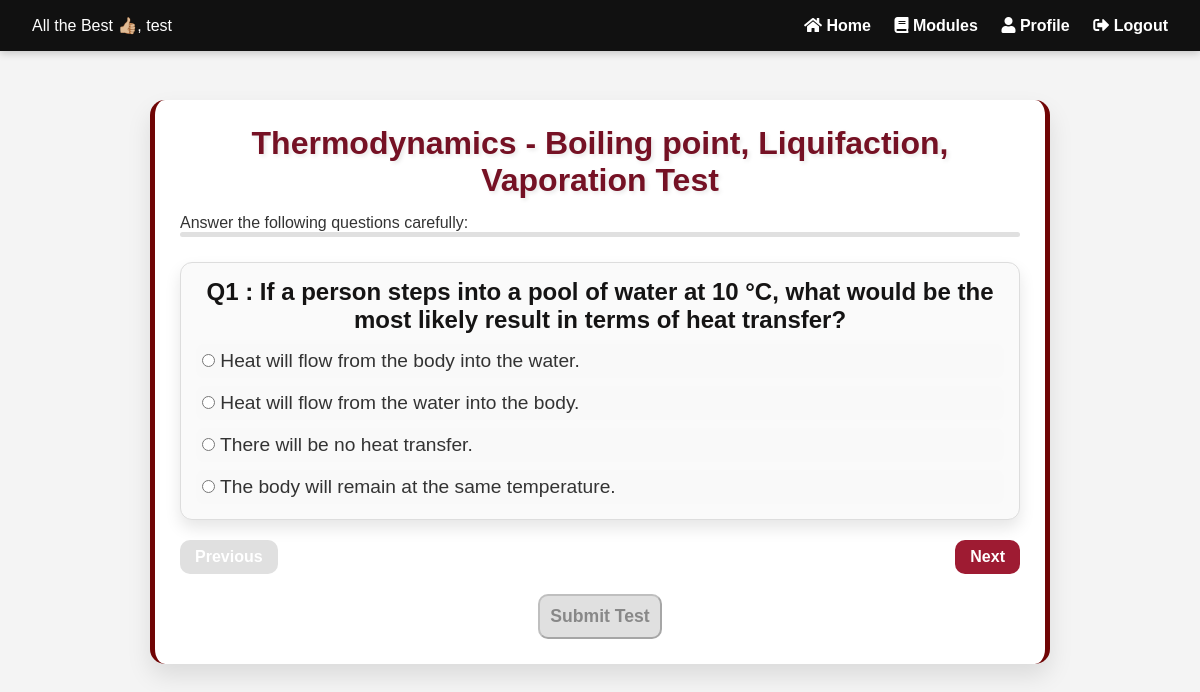
The app's page /test/1/2/ (signed in) with its own data.
### my_app/models.py (models this page shows, shortened)
class Student(models.Model):
    student_id = models.AutoField(primary_key=True)
    user = models.OneToOneField(User, on_delete=models.CASCADE)
    uga_id = models.CharField(max_length=20, blank=True, null=True)
    first_name = models.CharField(max_length=30)
    last_name = models.CharField(max_length=30)
    class_level = models.CharField(max_length=50, choices=[
        ('5th Grade', '5th Grade'),
        ('6th Grade', '6th Grade'),
        ('7th Grade', '7th Grade'),
        ('8th Grade', '8th Grade'),
        ('9th Grade', '9th Grade'),
        ('10th Grade', '10th Grade'),
        ('11th Grade', '11th Grade'),
        ('12th Grade', '12th Grade'),
        ('College Undergraduate', 'College Undergraduate'),
        ('Other', 'Other'),
    ])
    date_joined = models.DateTimeField(auto_now_add=True)
    GENDER_CHOICES = [
        ('female', 'Female'),
        ('male', 'Male'),
        ('non_binary', 'Non Binary'),
        ('prefer_not_to_answer', 'Prefer Not to Answer')
    ]
    gender = models.CharField(max_length=20, choices=GENDER_CHOICES, blank=True, null=True)
    ENGLISH_FIRST_LANGUAGE_CHOICES = [
        ('Yes', 'Yes'),
        ('No', 'No')
    ]
    is_english_first_language = models.CharField(max_length=3, choices=ENGLISH_FIRST_LANGUAGE_CHOICES, blank=True,
                                                 null=True)
    SCIENCE_EXPERIENCE_CHOICES = [
        ('A_grades', 'Science is one of my best subjects and I usually make A\'s in that class.'),
        ('ok_grades', 'Science is OK, my grades are alright, but it is not my favorite subject.'),
        ('find_difficult',
         'I find science very difficult, I do the best I can, but would like to earn better grades than I do.')
    ]
    science_experience = models.CharField(max_length=100, choices=SCIENCE_EXPERIENCE_CHOICES, blank=True, null=True)
    RACE_CHOICES = [
        ('white', 'White'),
        ('hispanic', 'Hispanic, Latino, or Spanish origin'),
        ('black', 'Black or African American'),
        ('asian', 'Asian'),
        ('american_indian', 'American Indian or Alaska Native'),
        ('middle_eastern', 'Middle Eastern or North African'),
        ('native_hawaiian', 'Native Hawaiian or Other Pacific Islander'),
        ('other_race', 'Some other race, ethnicity, or origin'),
        ('prefer_not_to_answer', 'Prefer not to answer')
    ]
    race = models.ManyToManyField('Race', blank=True)
    can_take_experimental_test = models.BooleanField(default=False)

class Topic(models.Model):
    topic_id = models.AutoField(primary_key=True)
    topic_name = models.CharField(max_length=30)
    topic_order = models.IntegerField()

class Subtopic(models.Model):
    topic = models.ForeignKey(Topic, related_name="subtopics", on_delete=models.CASCADE)
    subtopic_id = models.AutoField(primary_key=True)
    subtopic_name = models.CharField(max_length=255)
    subtopic_order_number = models.IntegerField()

class Question(models.Model):
    question_id = models.AutoField(primary_key=True)
    question_text = models.TextField()
    topic = models.ForeignKey(Topic, related_name="questions", on_delete=models.CASCADE)
    subtopic = models.ForeignKey(Subtopic, related_name="questions", on_delete=models.CASCADE)
    assigned_at = models.IntegerField(choices=[(0, 'Before Assignment'), (1, 'After Assignment')], default=0)
    difficulty_level = models.CharField(max_length=15, choices=[
        ('Beginner', 'Beginner'),
        ('Intermediate', 'Intermediate'),
        ('Advanced', 'Advanced'),
    ])

class Option(models.Model):
    option_id = models.AutoField(primary_key=True)
    question = models.ForeignKey(Question, on_delete=models.CASCADE, related_name="options")
    option_text = models.CharField(max_length=255)
    is_correct = models.BooleanField(default=False)

### my_app/views.py (the view)
# urls.py: path('test/<int:topic_id>/<int:subtopic_id>/', test_view, name='test'),
@login_required
def test_view(request, topic_id, subtopic_id):
    student = get_object_or_404(Student, user=request.user)
    if not student.can_take_experimental_test:
        topic = get_object_or_404(Topic, topic_id=topic_id)
        subtopic = get_object_or_404(Subtopic, subtopic_id=subtopic_id, topic=topic)
        module = VideoModule.objects.filter(topic=topic).first()
        if not module:
            return HttpResponse("No associated module found for this topic.", status=400)
        student_progress = Progress.objects.filter(
            student=student,
            current_subtopic=subtopic
        ).first()
        if not student_progress:
            return HttpResponse("Progress record not found. Ensure progress is created in the module view.", status=400)
        load_video_link = not student_progress.video_watched
        if student_progress.video_watched and student_progress.score_before is not None:
            assigned_value = 1
        else:
            assigned_value = 0
        questions = Question.objects.filter(topic=topic, subtopic=subtopic, assigned_at=assigned_value)
        context = {
            'topic': topic,
            'subtopic': subtopic,
            'questions': questions,
            'username': request.user.student.first_name,
            'assigned_video': student_progress.video_watched,
            'load_video_link': load_video_link,  # Include this flag in the context
        }
        return render(request, 'my_app/test.html', context)
    messages.error(request, "You are not authorized to access the normal test section.")
    return redirect('experiment_home')  # Replace with appropriate view name

### my_app/Templates/my_app/test.html (shortened to what this page needs)
{% load static %}
<!DOCTYPE html>
<html lang="en">
<head>
    <link rel="stylesheet" href="{% static 'CSS/test.css' %}?v=2">
    <link rel="stylesheet" href="https://cdnjs.cloudflare.com/ajax/libs/font-awesome/5.15.4/css/all.min.css">
</head>
<body>
<nav class="navbar">
    <div class="left">
        <span class="welcome-text">All the Best 👍🏼, {{ username }}</span>
    </div>
    <div class="right">
        <a href="{% url 'home' %}" class="nav-link"><i class="fas fa-home"></i> Home</a>
        <a href="{% url 'modules' %}" class="nav-link"><i class="fas fa-book"></i> Modules</a>
        <a href="{% url 'profile_update' %}" class="nav-link"><i class="fas fa-user"></i> Profile</a>
        <a href="{% url 'logout' %}" class="nav-link"><i class="fas fa-sign-out-alt"></i> Logout</a>
    </div>
</nav>
<div class="test-container">
    <h1>{{ topic.topic_name }} - {{ subtopic.subtopic_name }} Test</h1>
    <p>Answer the following questions carefully:</p>
    <div class="progress-bar">
    </div>
    <form method="POST" action="{% url 'submit_test' topic_id=topic.topic_id subtopic_id=subtopic.subtopic_id %}">
        <div class="questions-container">
            {% for question in questions %}
            <div class="question-card">
                <center><p class="question-text"><strong>Q{{ forloop.counter }} : {{ question.question_text }}</strong></p></center>
                <div class="options">
                    {% for option in question.options.all %}
                    <label class="option">
                        <input type="radio" name="question_{{ question.pk }}" value="{{ option.pk }}">
                        {{ option.option_text }}
                    </label>
                    {% endfor %}
                </div>
            </div>
            {% endfor %}
        </div>
        <div class="nav-buttons">
            <button type="button" id="prev-btn" class="nav-btn">Previous</button>
            <button type="button" id="next-btn" class="nav-btn">Next</button>
        </div>
       <center> <button type="submit" class="submit-btn">Submit Test</button></center>
    </form>
</div>
</body>
</html>

### my_app/Static/CSS/test.css (style rules this page uses)
* { margin: 0; padding: 0; box-sizing: border-box; }
body { font-family: 'Arial', sans-serif; background-color: #f4f4f4; color: #333; height: 100vh; display: flex; flex-direction: column; justify-content: flex-start; align-items: center; overflow-x: hidden; }
.navbar { position: fixed; top: 0; width: 100%; background-color: #111; color: #fff; display: flex; justify-content: space-between; align-items: center; padding: 1rem 2rem; box-shadow: 0 2px 8px rgba(0,0,0,0.2); z-index: 1000; }
.navbar .left .welcome-text { font-size: 1rem; font-weight: 500; }
.navbar .right a { color: #fff; text-decoration: none; margin-left: 1.2rem; font-weight: bold; transition: 0.3s; }
.test-container { margin-top: 100px; width: 75%; padding: 25px; background-color: white; border-radius: 15px; box-shadow: 0 12px 24px rgba(0, 0, 0, 0.1); border-left: 5px solid #700505; border-right: 5px solid #700505; transition: transform 0.3s ease, box-shadow 0.3s ease; overflow-y: auto; min-height: 70vh; }
.test-container h1 { font-size: 2.0rem; color: #751124; font-weight: bold; margin-bottom: 15px; text-align: center; text-shadow: 2px 2px 4px rgba(0, 0, 0, 0.1); }
.progress-bar { width: 100%; height: 5px; background-color: #e0e0e0; border-radius: 5px; margin-bottom: 25px; }
.question-card { display: none; background-color: #fafafa; border: 1px solid #ddd; border-radius: 12px; padding: 15px; margin-bottom: 15px; box-shadow: 0 8px 16px rgba(0, 0, 0, 0.1); transition: transform 0.3s ease, box-shadow 0.3s ease; }
.question-text { font-size: 1.5rem; color: #151414; font-weight: bold; margin-bottom: 10px; }
.options { display: flex; flex-direction: column; gap: 8px; }
.option { font-size: 1.2rem; color: #333; padding: 6px; cursor: pointer; border-radius: 8px; background-color: #f9f9f9; transition: all 0.3s ease; }
.nav-buttons { display: flex; justify-content: space-between; margin-top: 20px; }
.nav-btn { background-color: #9e1b32; color: white; border: none; padding: 8px 15px; border-radius: 10px; cursor: pointer; font-weight: bold; font-size: 1rem; transition: background-color 0.3s ease, transform 0.3s ease; }
.nav-btn:disabled { background-color: #e0e0e0; cursor: not-allowed; }
.submit-btn { margin-top: 20px; background-color: #9e1b32; color: white; padding: 10px; border-radius: 10px; cursor: pointer; font-weight: bold; font-size: 1.1rem; transition: background-color 0.3s ease; }
.submit-btn:disabled { background-color: #e0e0e0; color: #888; cursor: not-allowed; transform: none; }
.question-card, .nav-btn, .submit-btn { animation: fadeIn 1s ease-out; }

### records on screen
Student: first_name "test"
Topic: topic_name "Thermodynamics"
Subtopic: subtopic_name "Boiling point, Liquifaction, Vaporation"
Question: question_text "If a person steps into a pool of water at 10 °C, what would be the most likely result in terms of heat transfer?"
Option: option_text "Heat will flow from the body into the water."
Option: option_text "Heat will flow from the water into the body."
Option: option_text "There will be no heat transfer."
Option: option_text "The body will remain at the same temperature."
